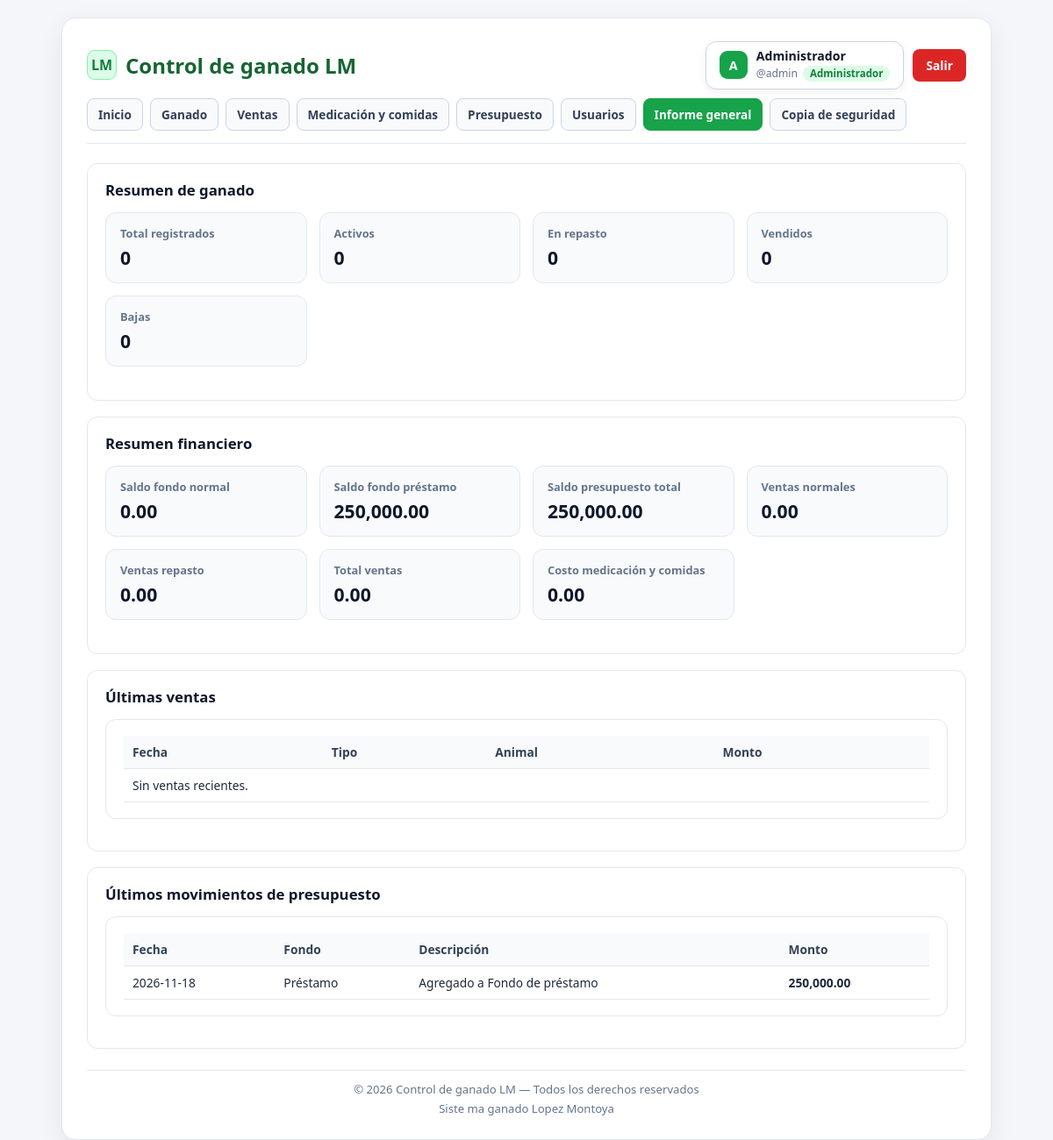
The app's page /informe/index.php (signed in) with its own data.
### tables this page shows
CREATE TABLE `presupuesto_movimientos` (
  `id` int(10) unsigned NOT NULL AUTO_INCREMENT,
  `tipo_fondo` enum('Normal','Prestamo') NOT NULL DEFAULT 'Normal',
  `tipo_movimiento` enum('Ingreso','Gasto') NOT NULL DEFAULT 'Gasto',
  `monto` decimal(12,2) NOT NULL,
  `fecha_movimiento` date NOT NULL,
  `ganado_id` int(10) unsigned DEFAULT NULL,
  `descripcion` varchar(255) NOT NULL,
  `creado_en` timestamp NOT NULL DEFAULT current_timestamp(),
  PRIMARY KEY (`id`),
  KEY `idx_presupuesto_fondo` (`tipo_fondo`),
  KEY `idx_presupuesto_fecha` (`fecha_movimiento`),
  KEY `fk_presupuesto_ganado` (`ganado_id`),
  CONSTRAINT `fk_presupuesto_ganado` FOREIGN KEY (`ganado_id`) REFERENCES `ganado` (`id`) ON DELETE SET NULL ON UPDATE CASCADE
);

### informe/index.php (the view, shortened to what this page needs)
<?php
require_once __DIR__ . '/../conexion.php';
$ganadoActivos   = (int) $pdo->query("SELECT COUNT(*) FROM ganado WHERE estado = 'Activo'")->fetchColumn();
$ganadoRepasto  = (int) $pdo->query("SELECT COUNT(*) FROM ganado WHERE estado = 'Repasto'")->fetchColumn();
$ganadoVendidos = (int) $pdo->query("SELECT COUNT(*) FROM ganado WHERE estado = 'Vendido'")->fetchColumn();
$ganadoBajas    = (int) $pdo->query("SELECT COUNT(*) FROM ganado WHERE estado = 'Baja'")->fetchColumn();
$ganadoTotal    = $ganadoActivos + $ganadoRepasto + $ganadoVendidos + $ganadoBajas;
$ingNormal   = (float) $pdo->query("SELECT COALESCE(SUM(monto), 0) FROM presupuesto_movimientos WHERE tipo_fondo = 'Normal' AND tipo_movimiento = 'Ingreso'")->fetchColumn();
$gasNormal   = (float) $pdo->query("SELECT COALESCE(SUM(monto), 0) FROM presupuesto_movimientos WHERE tipo_fondo = 'Normal' AND tipo_movimiento = 'Gasto'")->fetchColumn();
$saldoNormal = $ingNormal - $gasNormal;
$ingPrestamo   = (float) $pdo->query("SELECT COALESCE(SUM(monto), 0) FROM presupuesto_movimientos WHERE tipo_fondo = 'Prestamo' AND tipo_movimiento = 'Ingreso'")->fetchColumn();
$gasPrestamo   = (float) $pdo->query("SELECT COALESCE(SUM(monto), 0) FROM presupuesto_movimientos WHERE tipo_fondo = 'Prestamo' AND tipo_movimiento = 'Gasto'")->fetchColumn();
$saldoPrestamo = $ingPrestamo - $gasPrestamo;
$saldoPresupuesto = $saldoNormal + $saldoPrestamo;
$ventasNormal  = (float) $pdo->query("SELECT COALESCE(SUM(monto_total), 0) FROM ventas WHERE tipo_venta = 'Normal'")->fetchColumn();
$ventasRepasto = (float) $pdo->query("SELECT COALESCE(SUM(monto_total), 0) FROM ventas WHERE tipo_venta = 'Repasto'")->fetchColumn();
$ventasTotal   = $ventasNormal + $ventasRepasto;
$costoMedCom = (float) $pdo->query("SELECT COALESCE(SUM(costo), 0) FROM medicacion_comidas")->fetchColumn();
$ultimasVentas = $pdo->query(
    "SELECT v.fecha_venta, v.tipo_venta, v.comprador, v.monto_total, g.codigo AS codigo_ganado
     FROM ventas v
     LEFT JOIN ganado g ON g.id = v.ganado_id
     ORDER BY v.fecha_venta DESC, v.id DESC
     LIMIT 6"
)->fetchAll();
$ultimosMovimientos = $pdo->query(
    "SELECT fecha_movimiento, tipo_fondo, tipo_movimiento, descripcion, monto
     FROM presupuesto_movimientos
     ORDER BY fecha_movimiento DESC, id DESC
     LIMIT 6"
)->fetchAll();
require_once __DIR__ . '/../header.php';
require_once __DIR__ . '/../menu.php';
?>
<section class="seccion-informe">
    <h2>Resumen de ganado</h2>
    <div class="grid-resumen">
        <div class="dato-box">
            <span>Total registrados</span>
            <strong><?= $ganadoTotal ?></strong>
        </div>
        <div class="dato-box">
            <span>Activos</span>
            <strong><?= $ganadoActivos ?></strong>
        </div>
        <div class="dato-box">
            <span>En repasto</span>
            <strong><?= $ganadoRepasto ?></strong>
        </div>
        <div class="dato-box">
            <span>Vendidos</span>
            <strong><?= $ganadoVendidos ?></strong>
        </div>
        <div class="dato-box">
            <span>Bajas</span>
            <strong><?= $ganadoBajas ?></strong>
        </div>
    </div>
</section>
<section class="seccion-informe">
    <h2>Resumen financiero</h2>
    <div class="grid-resumen">
        <div class="dato-box">
            <span>Saldo fondo normal</span>
            <strong><?= number_format($saldoNormal, 2) ?></strong>
        </div>
        <div class="dato-box">
            <span>Saldo fondo préstamo</span>
            <strong><?= number_format($saldoPrestamo, 2) ?></strong>
        </div>
        <div class="dato-box">
            <span>Saldo presupuesto total</span>
            <strong><?= number_format($saldoPresupuesto, 2) ?></strong>
        </div>
        <div class="dato-box">
            <span>Ventas normales</span>
            <strong><?= number_format($ventasNormal, 2) ?></strong>
        </div>
        <div class="dato-box">
            <span>Ventas repasto</span>
            <strong><?= number_format($ventasRepasto, 2) ?></strong>
        </div>
        <div class="dato-box">
            <span>Total ventas</span>
            <strong><?= number_format($ventasTotal, 2) ?></strong>
        </div>
        <div class="dato-box">
            <span>Costo medicación y comidas</span>
            <strong><?= number_format($costoMedCom, 2) ?></strong>
        </div>
    </div>
</section>
<section class="seccion-informe">
    <h2>Últimas ventas</h2>
    <div class="tabla-wrap">
        <table>
            <thead>
            <tr>
                <th>Fecha</th>
                <th>Tipo</th>
                <th>Animal</th>
                <th>Monto</th>
            </tr>
            </thead>
            <tbody>
            <?php if (empty($ultimasVentas)): ?>
                <tr>
                    <td colspan="4">Sin ventas recientes.</td>
                </tr>
            <?php endif; ?>
            </tbody>
        </table>
    </div>
</section>
<section class="seccion-informe">
    <h2>Últimos movimientos de presupuesto</h2>
    <div class="tabla-wrap">
        <table>
            <thead>
            <tr>
                <th>Fecha</th>
                <th>Fondo</th>
                <th>Descripción</th>
                <th>Monto</th>
            </tr>
            </thead>
            <tbody>
            <?php if (empty($ultimosMovimientos)): ?>
                <tr>
                    <td colspan="4">Sin movimientos recientes.</td>
                </tr>
            <?php else: ?>
                <?php foreach ($ultimosMovimientos as $um): ?>
                    <tr>
                        <td><?= htmlspecialchars($um['fecha_movimiento'], ENT_QUOTES, 'UTF-8') ?></td>
                        <td><?= htmlspecialchars($um['tipo_fondo'] === 'Prestamo' ? 'Préstamo' : 'Normal', ENT_QUOTES, 'UTF-8') ?></td>
                        <td><?= htmlspecialchars($um['descripcion'], ENT_QUOTES, 'UTF-8') ?></td>
                        <td><strong><?= number_format((float) $um['monto'], 2) ?></strong></td>
                    </tr>
                <?php endforeach; ?>
            <?php endif; ?>
            </tbody>
        </table>
    </div>
</section>
<?php require_once __DIR__ . '/../footer.php'; ?>

### estilos.css (style rules this page uses)
* { box-sizing: border-box; margin: 0; padding: 0; font-family: 'Segoe UI', Arial, Helvetica, sans-serif; }
html, body { max-width: 100%; overflow-x: hidden; }
body { background-color: #f4f6f9; color: #1e293b; min-height: 100vh; padding: 20px 14px; }
.grid-resumen, .grid-fondos, .grid-ventas, .grid-mc { display: grid; grid-template-columns: repeat(auto-fit, minmax(190px, 1fr)); gap: 14px; margin-bottom: 20px; }
.card-stat, .card-fondo, .card-venta, .card-mc, .dato-box { background: #f8fafc; border: 1px solid #e2e8f0; border-radius: 12px; padding: 14px 16px; }
.card-stat span, .card-fondo span, .card-venta span, .card-mc span, .dato-box span { display: block; font-size: 0.8rem; color: #64748b; font-weight: 600; }
.card-stat strong, .card-fondo strong, .card-venta strong, .card-mc strong, .dato-box strong { display: block; font-size: 1.32rem; color: #0f172a; margin-top: 4px; }
.caja-form, .caja-respaldo, .seccion-informe, .tabla-wrap { background: #ffffff; border: 1px solid #e2e8f0; border-radius: 12px; padding: 18px 20px; margin-bottom: 18px; }
.caja-form h2, .caja-respaldo h2, .seccion-informe h2, .tabla-wrap h2 { color: #0f172a; font-size: 1.05rem; margin-bottom: 14px; }
.tabla-wrap { overflow-x: auto; -webkit-overflow-scrolling: touch; }
table { width: 100%; min-width: 560px; border-collapse: collapse; font-size: 0.86rem; }
th, td { padding: 9px 10px; border-bottom: 1px solid #e2e8f0; text-align: left; white-space: nowrap; }
th { background: #f8fafc; color: #334155; font-weight: 700; }

### records on screen
presupuesto_movimientos: fecha_movimiento "2026-11-18", tipo_fondo "Préstamo", descripcion "Agregado a Fondo de préstamo", monto "250,000.00"

### other values on screen
$inicial "A"
$nombreUsuario "Administrador"
$usuarioLogin "admin"
$rolUsuario "Administrador"
$ganadoTotal "0"
$ganadoActivos "0"
$ganadoRepasto "0"
$ganadoVendidos "0"
$ganadoBajas "0"
$saldoNormal "0.00"
$saldoPrestamo "250,000.00"
$saldoPresupuesto "250,000.00"
$ventasNormal "0.00"
$ventasRepasto "0.00"
$ventasTotal "0.00"
